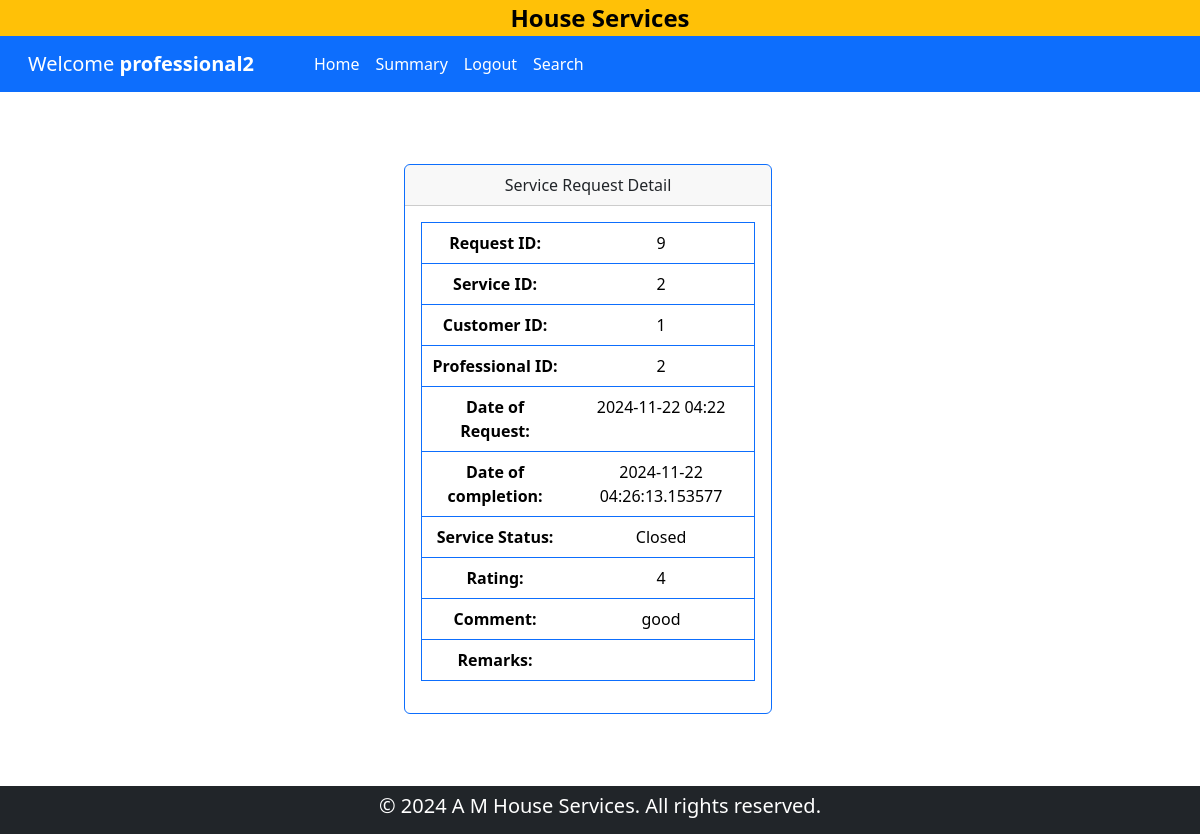
Before: /service_request_detail/professional/2/9 with the older database file.
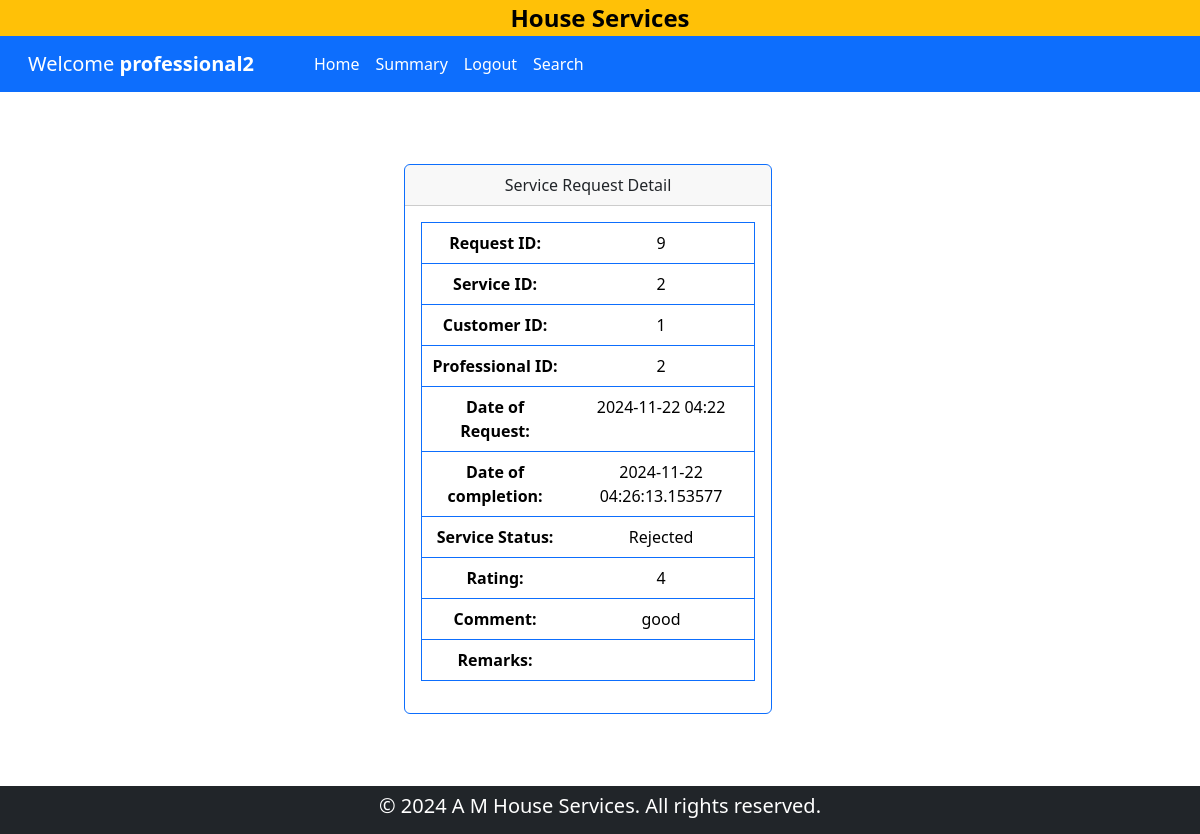
After: the same page with the newer database file.
### backened/modals.py (models this page shows)
class ServiceRequest(db.Model):
    __tablename__ = "service_request"
    id = db.Column(db.Integer, primary_key=True)
    service_id = db.Column(db.Integer, db.ForeignKey("service.id"), nullable=False)
    customer_id = db.Column(db.Integer, db.ForeignKey("customer.id"), nullable=False)
    professional_id = db.Column(db.Integer, db.ForeignKey("professional.id"), nullable=False)
    date_of_request = db.Column(db.DateTime, default=datetime.now,nullable=False)
    date_of_completion = db.Column(db.DateTime, nullable=True)
    service_status = db.Column(db.String(50), nullable=False, default="requested")
    remarks = db.Column(db.Text, nullable=True)
    reviews = db.relationship("Review", backref="service_request", lazy=True, cascade="all, delete-orphan")

### backened/controller.py (the view)
@app.route('/service_request_detail/<user>/<uid>/<rid>')
def service_request_detail(user,uid,rid):
    if user == "customer":
        customer = Customer.query.filter_by(id=uid).first()
        ser_req = ServiceRequest.query.filter_by(id = rid).first()
        return render_template('service_req_view.html', serreq = ser_req, customer = customer,user = user)
    else:
        professional = Professional.query.filter_by(id=uid).first()
        ser_req = ServiceRequest.query.filter_by(id = rid).first()
        return render_template('service_req_view.html', serreq = ser_req, professional = professional,user = user)

### templates/service_req_view.html (shortened to what this page needs)
{% if user == 'customer' %}
    {% extends 'customer_dashboard.html' %}
{% else %}
    {% extends 'professional_dashboard.html' %}
        {% block professional %}
            <div class="my-5 row container-fluid align-items-center justify-content-center">
                <div class="col-8 col-lg-4 col-xl-4 my-4 ">
                    <div class="card border-primary">
                        <div class="card-header text-center">
                            Service Request Detail
                        </div>
                        <div class="card-body text-center">
                            <table class="table border border-primary">
                                <tr>
                                    <th>Request ID:</th>
                                    <td>{{ serreq.id }}</td>
                                </tr>
                                <tr>
                                    <th> Service ID:</th>
                                    <td>{{ serreq.service_id}}</td>
                                </tr>
                                <tr>
                                    <th>Customer ID:</th>
                                    <td>{{ serreq.customer_id }}</td>
                                </tr>
                                <tr>
                                    <th>Professional ID:</th>
                                    <td>{{ serreq.professional_id }}</td>
                                </tr>
                                <tr>
                                    <th>Date of Request:</th>
                                    <td>{{ serreq.date_of_request.strftime('%Y-%m-%d %H:%M') }}</td>
                                </tr>
                                <tr>
                                    <th>Date of completion:</th>
                                    <td>{{ serreq.date_of_completion }}</td>
                                </tr>
                                <tr>
                                    <th>Service Status:</th>
                                    <td>{{ serreq.service_status|title }}</td>
                                </tr>
                                {% for review in serreq.reviews %}
                                    {% if review %}
                                    <tr>
                                        <th>Rating:</th>
                                        <td>{{ review.rating|round(1) }}</td>
                                    </tr>
                                    <tr>
                                        <th>Comment:</th>
                                        <td>{{ review.comment }}</td>
                                    </tr>
                                    {% endif %}
                                {% endfor %}
                                <tr>
                                    <th>Remarks:</th>
                                    <td>{{ serreq.remarks }}</td>
                                </tr>
                            </table>
                        </div>
                    </div>
                </div>
            </div>
        {% endblock professional %}
{% endif %}

Changed rows visible on the page:
changed ServiceRequest id 9: service_status "Closed" → "Rejected"
